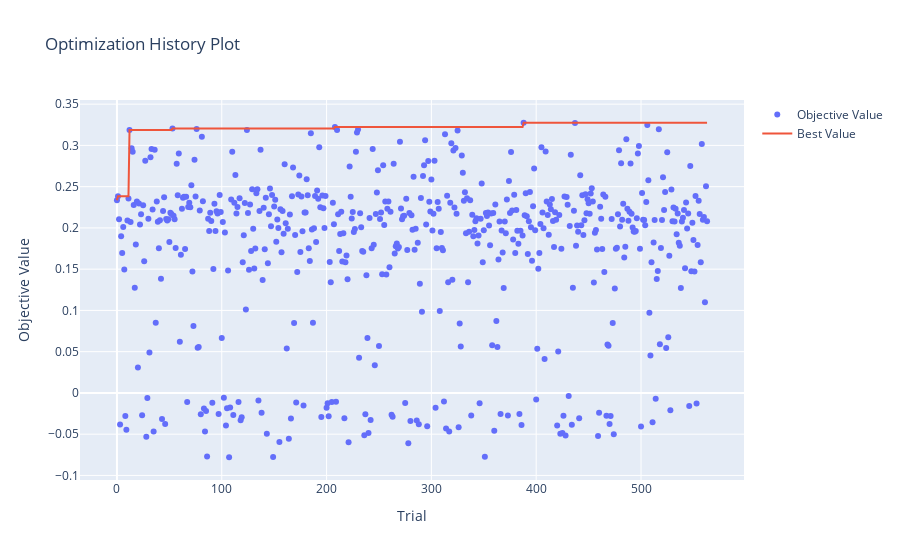

Here is the notebook cell this chart was saved with:
### Markdown cell above
# Visualizar Resultados

### Code cell
# Mostrar chart com trials do optuna
fig = optuna.visualization.plot_optimization_history(study_ag)
fig.show()

### Figure 1 — Plotly figure (JSON) as saved in the notebook; plotly's stock layout.template omitted (floating-point values rounded to 4 significant figures; data arrays with more than 128 entries replaced by an {"elided": "..."} marker saying what was removed)
{"data": [{"mode": "markers", "name": "Objective Value", "type": "scatter", "x": {"elided": "564 int values"}, "y": {"elided": "564 float values"}}, {"mode": "lines", "name": "Best Value", "type": "scatter", "x": {"elided": "564 int values"}, "y": {"elided": "564 float values"}}, {"marker": {"color": "#cccccc"}, "mode": "markers", "name": "Infeasible Trial", "showlegend": false, "type": "scatter", "x": [], "y": []}], "layout": {"title": {"text": "Optimization History Plot"}, "xaxis": {"title": {"text": "Trial"}}, "yaxis": {"title": {"text": "Objective Value"}}}}
